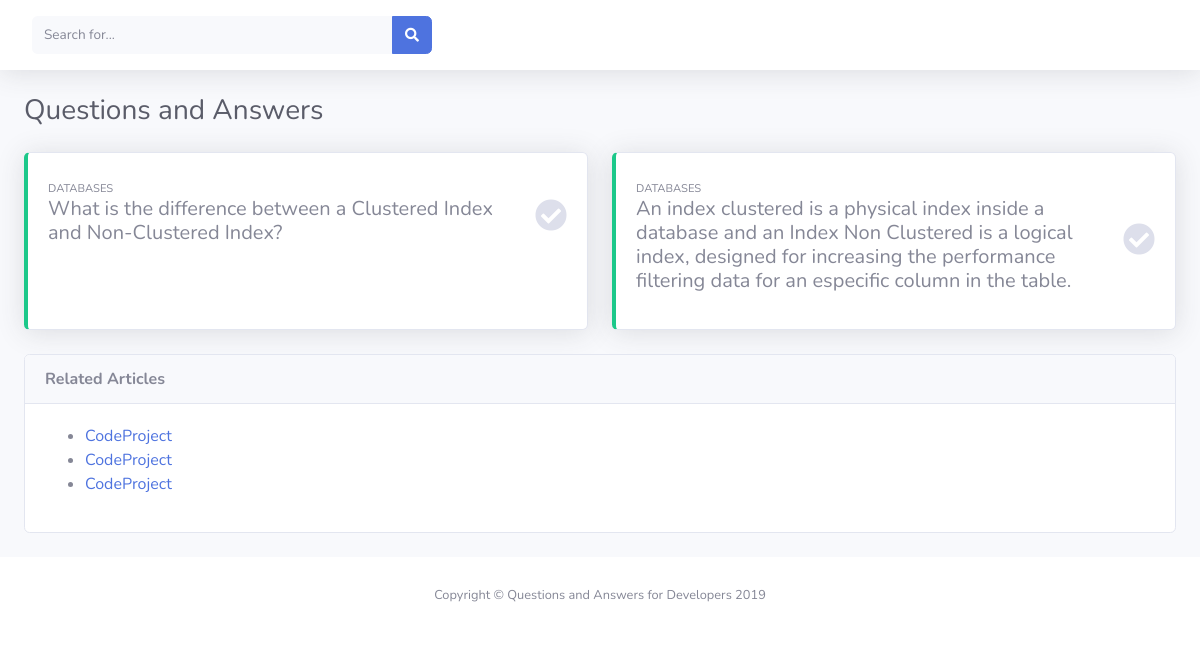
Page /index.php?id=1 on the committed database.
### tables this page shows
CREATE TABLE IF NOT EXISTS `question` (
  `id` smallint(6) NOT NULL AUTO_INCREMENT,
  `question` varchar(2000) NOT NULL,
  `answer` varchar(2000) NOT NULL,
  `idtypeofquestion` smallint(6) NOT NULL,
  PRIMARY KEY (`id`),
  KEY `FK_question_type` (`idtypeofquestion`)
);

CREATE TABLE IF NOT EXISTS `typeofquestion` (
  `id` smallint(6) NOT NULL AUTO_INCREMENT,
  `name` varchar(100) NOT NULL,
  PRIMARY KEY (`id`)
);

### index.php (the view, shortened to what this page needs)
<?php
 include_once('connection.php');
?>
<!DOCTYPE html>
<html lang="en">
<head>
  <link href="vendor/fontawesome-free/css/all.min.css" rel="stylesheet" type="text/css">
  <link href="css/sb-admin-2.min.css" rel="stylesheet">
</head>
<body id="page-top">
  <div id="wrapper">
    <div id="content-wrapper" class="d-flex flex-column">
      <div id="content">
        <nav class="navbar navbar-expand navbar-light bg-white topbar mb-4 static-top shadow">
          <form class="d-none d-sm-inline-block form-inline mr-auto ml-md-3 my-2 my-md-0 mw-100 navbar-search">
            <div class="input-group">
              <input type="text" class="form-control bg-light border-0 small" placeholder="Search for..." aria-label="Search" aria-describedby="basic-addon2">
              <div class="input-group-append">
                <button class="btn btn-primary" type="button">
                  <i class="fas fa-search fa-sm"></i>
                </button>
              </div>
            </div>
          </form>
       </nav>
        <div class="container-fluid">
          <div class="d-sm-flex align-items-center justify-content-between mb-4">
            <h1 class="h3 mb-0 text-gray-800">Questions and Answers</h1>
          </div>
          <div class="row">
          <div class="col-xl-6 col-md-6 mb-6">
              <div class="card border-left-success shadow h-100 py-2">
                <div class="card-body">
                  <div class="row no-gutters align-items-center">
                    <div class="col mr-2">
                     <?php
                        $sql = "SELECT q.id,q.question, q.answer,tq.name AS typeofquestion,tq.id  FROM question AS q INNER JOIN typeofquestion AS tq ON q.idtypeofquestion = tq.id WHERE q.id=".$_GET['id'];
                        $result = $conn->query($sql);
                        if ($result->num_rows > 0) {
                            while($row = $result->fetch_assoc()) {
                                echo "<div class=text-xs font-weight-bold text-success text-uppercase mb-1>". $row["typeofquestion"] ."</div>";
                                echo "<div class=h5 mb-0 text-gray-800>". $row["question"] ."</div>";
                      ?>
                    </div>
                    <div class="col-auto">
                      <i class="fas fa-check-circle fa-2x text-gray-300"></i>
                    </div>
                  </div>
                </div>
              </div>
            </div>
            <br>
            <div class="col-xl-6 col-md-6 mb-6">
              <div class="card border-left-success shadow h-100 py-2">
                <div class="card-body">
                  <div class="row no-gutters align-items-center">
                    <div class="col mr-2">
                     <?php
                      echo "<div class=text-xs font-weight-bold text-success text-uppercase mb-1>". $row["typeofquestion"] ."</div>";
                      echo "<div class=h5 mb-0 text-gray-800>". $row["answer"] ."</div>";
                            }
                        } else {
                          echo "0 results";
                        }
                      ?>
                    </div>
                    <div class="col-auto">
                      <i class="fas fa-check-circle fa-2x text-gray-300"></i>
                    </div>
                  </div>
                </div>
              </div>
            </div>
        </div>
              <br>
          <div class="card mb-4">
            <div class="card-header">
              <strong>Related Articles</strong>
            </div>
            <div class="card-body">
              <ul>
                <li><a href="#" target="_blank">CodeProject</a></li>
                <li><a href="#" target="_blank">CodeProject</a></li>
                <li><a href="#" target="_blank">CodeProject</a></li>
              </ul>
            </div>
          </div>
        </div>
      </div>
      <footer class="sticky-footer bg-white">
        <div class="container my-auto">
          <div class="copyright text-center my-auto">
            <span>Copyright &copy; Questions and Answers for Developers 2019</span>
          </div>
        </div>
      </footer>
    </div>
  </div>
</body>
</html>

### rows in the picture
question: idtypeofquestion.name "DATABASES", question "What is the difference between a Clustered Index and Non-Clustered Index?", answer "An index clustered is a physical index inside a database and an Index Non Clustered is a logical index, designed for increasing the performance filtering data for an especific column in the table."
